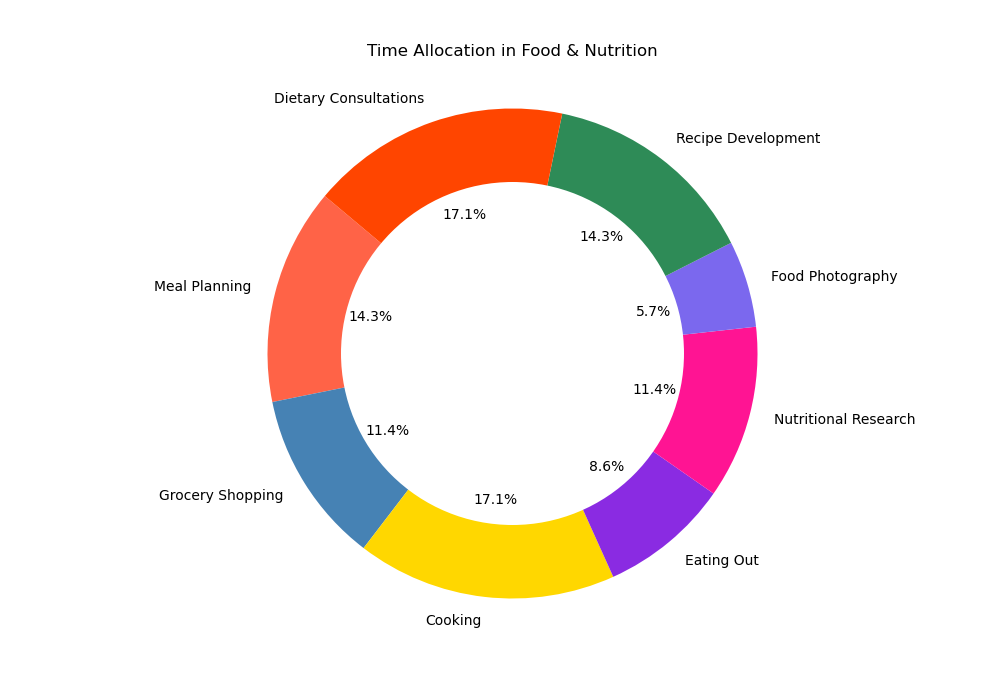

Source code (Python):

import matplotlib.pyplot as plt

# Data to plot
activities = ['Meal Planning', 'Grocery Shopping', 'Cooking', 'Eating Out', 'Nutritional Research', 'Food Photography', 'Recipe Development', 'Dietary Consultations']
hours = [5, 4, 6, 3, 4, 2, 5, 6]
colors = ['#FF6347', '#4682B4', '#FFD700', '#8A2BE2', '#FF1493', '#7B68EE', '#2E8B57', '#FF4500']

# Create pie chart
plt.figure(figsize=(10, 7))
plt.pie(hours, labels=activities, colors=colors, autopct='%1.1f%%', startangle=140)

# Draw a circle at the center of pie to make it look like a donut
centre_circle = plt.Circle((0,0),0.70,fc='white')
fig = plt.gcf()
fig.gca().add_artist(centre_circle)

plt.axis('equal')  # Equal aspect ratio ensures that pie is drawn as a circle.
plt.title('Time Allocation in Food & Nutrition', pad=20)
plt.show()
